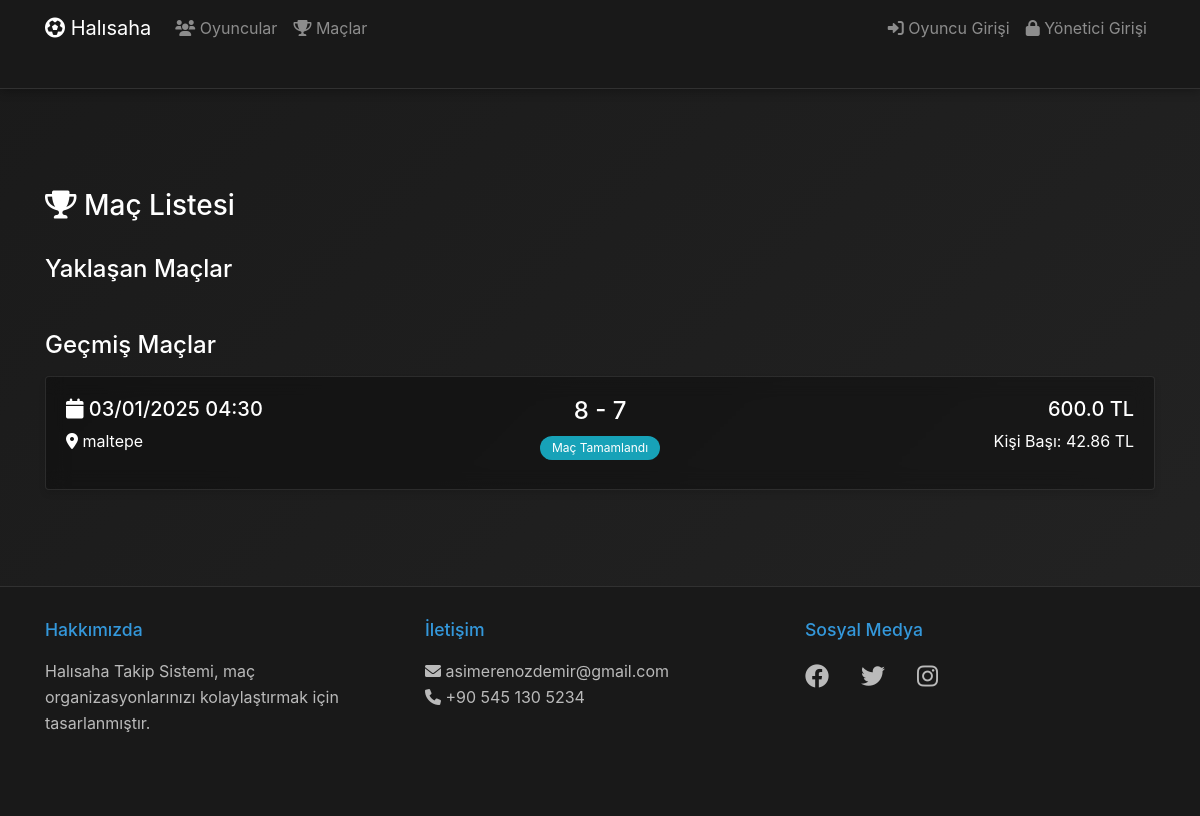
Screenshot of /matches with the database file from the repository.
### models.py (models this page shows, shortened)
class Match(db.Model):
    id = db.Column(db.Integer, primary_key=True)
    date = db.Column(db.DateTime, nullable=False)
    location = db.Column(db.String(100), nullable=False)
    total_cost = db.Column(db.Float, nullable=False)
    score_team_a = db.Column(db.Integer)
    score_team_b = db.Column(db.Integer)
    match_players = db.relationship(
        'MatchPlayer',
        cascade='all, delete-orphan',
        lazy=True,
        backref=db.backref('match', lazy=True)
    )
    players = db.relationship(
        'Player',
        secondary='match_player',
        backref=db.backref('matches', lazy=True)
    )

### app.py (the view)
@app.route('/matches')
def matches():
    matches = Match.query.order_by(Match.date.desc()).all()
    all_players = Player.query.filter_by(is_active=True).all()
    return render_template('matches.html',
                         matches=matches,
                         all_players=all_players,
                         now=datetime.now())

### app.py (called while the page is built)
def get_translation(key, **kwargs):
    text = translations['tr'].get(key, key)
    if kwargs:
        try:
            return text.format(**kwargs)
        except (KeyError, ValueError):
            return text
    return text

@app.context_processor
def utility_processor():
    return dict(translate=get_translation)

@app.context_processor
def utility_processor():
    def get_player_card_class(ovr):
        if ovr >= 85:
            return 'player-special'
        elif ovr >= 80:
            return 'player-gold'
        elif ovr >= 75:
            return 'player-silver'
        else:
            return 'player-bronze'
    return dict(get_player_card_class=get_player_card_class)

@app.context_processor
def inject_language():
    return {
        'current_lang': session.get('lang', 'tr'),
        'available_languages': {
            'tr': 'Türkçe',
            'en': 'English'
        }
    }

@app.before_request
def before_request():
    session['lang'] = 'tr'  # Her zaman Türkçe olacak

### templates/matches.html (shortened to what this page needs)
{% extends "base.html" %}
{% block content %}
<div class="row">
    <div class="col-12">
        <div class="d-flex justify-content-between align-items-center mb-4">
            <h3><i class="fas fa-trophy"></i> {{ translate('matchlist') }}</h3>
        </div>
        <h4 class="mb-3">{{ translate('upcomingmatches') }}</h4>
        <h4 class="mb-3 mt-5">{{ translate('pastmatches') }}</h4>
        {% for match in matches if match.date < now %}
        <div class="card match-card mb-3"
             onclick="playClickSound(); window.location.href='/matches/{{ match.id }}'">
            <div class="card-body">
                <div class="row g-3">
                    <div class="col-12 col-md-4">
                        <h5 class="mb-2"><i class="fas fa-calendar"></i> {{ match.date.strftime('%d/%m/%Y %H:%M') }}</h5>
                        <p class="mb-2"><i class="fas fa-map-marker-alt"></i> {{ match.location }}</p>
                    </div>
                    <div class="col-12 col-md-4 text-center">
                        {% if match.score_team_a is not none and match.score_team_b is not none %}
                            <h4 class="mb-2">{{ match.score_team_a }} - {{ match.score_team_b }}</h4>
                            <div class="badge badge-info">{{ translate('match_completed') }}</div>
                        {% else %}
                            <h4 class="mb-2">{{ translate('score_not_set') }}</h4>
                            <div class="badge badge-warning">{{ translate('result_not_entered') }}</div>
                        {% endif %}
                    </div>
                    <div class="col-12 col-md-4 text-md-right text-center">
                        <h5 class="mb-2">{{ match.total_cost }} TL</h5>
                        <p>Kişi Başı: {{ "%.2f"|format(match.total_cost / match.match_players|length if match.match_players else 0) }} TL</p>
                    </div>
                </div>
            </div>
        </div>
        {% endfor %}
    </div>
</div>
{% endblock %}

### static/css/style.css (style rules this page uses)
:root { --primary-color: #3498db; --secondary-color: #2ecc71; --accent-color: #e74c3c; --bg-gradient: linear-gradient(135deg, #1a1a1a, #2d2d2d, #1a1a1a); --card-gradient: linear-gradient(135deg, rgba(52, 152, 219, 0.1), rgba(46, 204, 113, 0.1)); --text-color: #ffffff; --border-color: rgba(255, 255, 255, 0.1); }
body { background: var(--bg-gradient); background-size: 400% 400%; animation: gradientBG 15s ease infinite; color: var(--text-color); min-height: 100vh; display: flex; flex-direction: column; margin: 0; padding: 0; }
.card { background: var(--card-gradient); border: 1px solid var(--border-color); backdrop-filter: blur(5px); transition: all 0.3s ease; box-shadow: 0 4px 6px rgba(0, 0, 0, 0.1); }
.badge { padding: 6px 12px; border-radius: 20px; font-weight: normal; }
.match-card { transition: all 0.3s ease; background: rgba(0, 0, 0, 0.3); backdrop-filter: blur(10px); cursor: pointer; }
.match-card { transition: all 0.3s ease; cursor: pointer; }

### rows the page displays
Match: date "03/01/2025 04:30", location "maltepe", score_team_a "8", score_team_b "7", total_cost "600.0", total_cost "42.86"

### other values shown
{{ translate('players') }} "Oyuncular"
{{ translate('matches') }} "Maçlar"
{{ translate('player_login') }} "Oyuncu Girişi"
{{ translate('admin_login') }} "Yönetici Girişi"
{{ translate('matchlist') }} "Maç Listesi"
{{ translate('upcomingmatches') }} "Yaklaşan Maçlar"
{{ translate('pastmatches') }} "Geçmiş Maçlar"
{{ translate('about') }} "Hakkımızda"
{{ translate('contact') }} "İletişim"
{{ translate('social_media') }} "Sosyal Medya"
